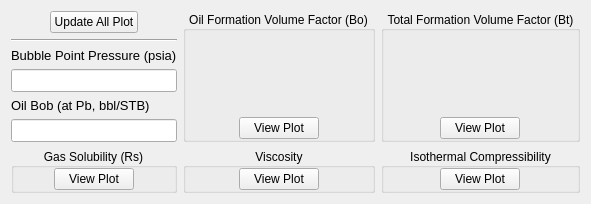
        <widget class="QWidget" name="tab_3">
         <attribute name="title">
          <string>OUTPUT (PLOTS)</string>
         </attribute>
         <layout class="QGridLayout" name="gridLayout" rowstretch="1,1" columnstretch="0,1,1,1">
          <item row="0" column="3">
           <widget class="QGroupBox" name="groupBt">
            <property name="title">
             <string>Total Formation Volume Factor (Bt)</string>
            </property>
            <property name="alignment">
             <set>Qt::AlignCenter</set>
            </property>
            <property name="flat">
             <bool>true</bool>
            </property>
            <layout class="QVBoxLayout" name="verticalLayout_12">
             <property name="spacing">
              <number>0</number>
             </property>
             <property name="leftMargin">
              <number>0</number>
             </property>
             <property name="topMargin">
              <number>0</number>
             </property>
             <property name="rightMargin">
              <number>0</number>
             </property>
             <property name="bottomMargin">
              <number>0</number>
             </property>
             <item>
              <layout class="QVBoxLayout" name="BtLayout">
               <property name="spacing">
                <number>0</number>
               </property>
              </layout>
             </item>
             <item alignment="Qt::AlignHCenter|Qt::AlignBottom">
              <widget class="QPushButton" name="viewBtButton">
               <property name="cursor">
                <cursorShape>PointingHandCursor</cursorShape>
               </property>
               <property name="text">
                <string>View Plot</string>
               </property>
              </widget>
             </item>
            </layout>
           </widget>
          </item>
          <item row="1" column="1">
           <widget class="QGroupBox" name="groupRs">
            <property name="title">
             <string>Gas Solubility (Rs)</string>
            </property>
            <property name="alignment">
             <set>Qt::AlignCenter</set>
            </property>
            <property name="flat">
             <bool>true</bool>
            </property>
            <layout class="QVBoxLayout" name="verticalLayout_13">
             <property name="spacing">
              <number>0</number>
             </property>
             <property name="leftMargin">
              <number>0</number>
             </property>
             <property name="topMargin">
              <number>0</number>
             </property>
             <property name="rightMargin">
              <number>0</number>
             </property>
             <property name="bottomMargin">
              <number>0</number>
             </property>
             <item>
              <layout class="QVBoxLayout" name="RsLayout">
               <property name="spacing">
                <number>0</number>
               </property>
              </layout>
             </item>
             <item alignment="Qt::AlignHCenter|Qt::AlignBottom">
              <widget class="QPushButton" name="viewRsButton">
               <property name="cursor">
                <cursorShape>PointingHandCursor</cursorShape>
               </property>
               <property name="text">
                <string>View Plot</string>
               </property>
              </widget>
             </item>
            </layout>
           </widget>
          </item>
          <item row="0" column="2">
           <widget class="QGroupBox" name="groupBo">
            <property name="title">
             <string>Oil Formation Volume Factor (Bo)</string>
            </property>
            <property name="alignment">
             <set>Qt::AlignCenter</set>
            </property>
            <property name="flat">
             <bool>true</bool>
            </property>
            <layout class="QVBoxLayout" name="verticalLayout_11">
             <property name="spacing">
              <number>0</number>
             </property>
             <property name="leftMargin">
              <number>0</number>
             </property>
             <property name="topMargin">
              <number>0</number>
             </property>
             <property name="rightMargin">
              <number>0</number>
             </property>
             <property name="bottomMargin">
              <number>0</number>
             </property>
             <item>
              <layout class="QVBoxLayout" name="BoLayout">
               <property name="spacing">
                <number>0</number>
               </property>
              </layout>
             </item>
             <item alignment="Qt::AlignHCenter|Qt::AlignBottom">
              <widget class="QPushButton" name="viewBoButton">
               <property name="cursor">
                <cursorShape>PointingHandCursor</cursorShape>
               </property>
               <property name="text">
                <string>View Plot</string>
               </property>
              </widget>
             </item>
            </layout>
           </widget>
          </item>
          <item row="1" column="2">
           <widget class="QGroupBox" name="groupVisc">
            <property name="title">
             <string>Viscosity</string>
            </property>
            <property name="alignment">
             <set>Qt::AlignCenter</set>
            </property>
            <property name="flat">
             <bool>true</bool>
            </property>
            <layout class="QVBoxLayout" name="verticalLayout_14">
             <property name="spacing">
              <number>0</number>
             </property>
             <property name="leftMargin">
              <number>0</number>
             </property>
             <property name="topMargin">
              <number>0</number>
             </property>
             <property name="rightMargin">
              <number>0</number>
             </property>
             <property name="bottomMargin">
              <number>0</number>
             </property>
             <item>
              <layout class="QVBoxLayout" name="ViscLayout">
               <property name="spacing">
                <number>0</number>
               </property>
              </layout>
             </item>
             <item alignment="Qt::AlignHCenter|Qt::AlignBottom">
              <widget class="QPushButton" name="viewViscButton">
               <property name="cursor">
                <cursorShape>PointingHandCursor</cursorShape>
               </property>
               <property name="text">
                <string>View Plot</string>
               </property>
              </widget>
             </item>
            </layout>
           </widget>
          </item>
          <item row="1" column="3">
           <widget class="QGroupBox" name="groupIC">
            <property name="title">
             <string>Isothermal Compressibility</string>
            </property>
            <property name="alignment">
             <set>Qt::AlignCenter</set>
            </property>
            <property name="flat">
             <bool>true</bool>
            </property>
            <layout class="QVBoxLayout" name="verticalLayout_15">
             <property name="spacing">
              <number>0</number>
             </property>
             <property name="leftMargin">
              <number>0</number>
             </property>
             <property name="topMargin">
              <number>0</number>
             </property>
             <property name="rightMargin">
              <number>0</number>
             </property>
             <property name="bottomMargin">
              <number>0</number>
             </property>
             <item>
              <layout class="QVBoxLayout" name="ICLayout">
               <property name="spacing">
                <number>0</number>
               </property>
              </layout>
             </item>
             <item alignment="Qt::AlignHCenter|Qt::AlignBottom">
              <widget class="QPushButton" name="viewICButton">
               <property name="cursor">
                <cursorShape>PointingHandCursor</cursorShape>
               </property>
               <property name="text">
                <string>View Plot</string>
               </property>
              </widget>
             </item>
            </layout>
           </widget>
          </item>
          <item row="0" column="1">
           <layout class="QVBoxLayout" name="othersLayout">
            <item alignment="Qt::AlignHCenter">
             <widget class="QPushButton" name="pushButton">
              <property name="cursor">
               <cursorShape>PointingHandCursor</cursorShape>
              </property>
              <property name="text">
               <string>Update All Plot</string>
              </property>
             </widget>
            </item>
            <item>
             <widget class="Line" name="line_3">
              <property name="orientation">
               <enum>Qt::Horizontal</enum>
              </property>
             </widget>
            </item>
            <item>
             <layout class="QFormLayout" name="formLayout_2">
              <property name="rowWrapPolicy">
               <enum>QFormLayout::WrapAllRows</enum>
              </property>
              <item row="0" column="0">
               <widget class="QLabel" name="bubblePointPressurePsiaLabel">
                <property name="font">
                 <font>
                  <family>Segoe UI</family>
                  <pointsize>10</pointsize>
                 </font>
                </property>
                <property name="text">
                 <string>Bubble Point Pressure (psia)</string>
                </property>
               </widget>
              </item>
              <item row="0" column="1">
               <widget class="QLineEdit" name="PbLineEdit">
                <property name="enabled">
                 <bool>true</bool>
                </property>
                <property name="font">
                 <font>
                  <family>Segoe UI</family>
                  <pointsize>10</pointsize>
                 </font>
                </property>
                <property name="readOnly">
                 <bool>true</bool>
                </property>
               </widget>
              </item>
              <item row="1" column="0">
               <widget class="QLabel" name="oilBobAtPbBblSTBLabel">
                <property name="font">
                 <font>
                  <family>Segoe UI</family>
                  <pointsize>10</pointsize>
                 </font>
                </property>
                <property name="text">
                 <string>Oil Bob (at Pb, bbl/STB)</string>
                </property>
               </widget>
              </item>
              <item row="1" column="1">
               <widget class="QLineEdit" name="BobLineEdit">
                <property name="font">
                 <font>
                  <family>Segoe UI</family>
                  <pointsize>10</pointsize>
                 </font>
                </property>
                <property name="readOnly">
                 <bool>true</bool>
                </property>
               </widget>
              </item>
             </layout>
            </item>
           </layout>
          </item>
         </layout>
        </widget>
